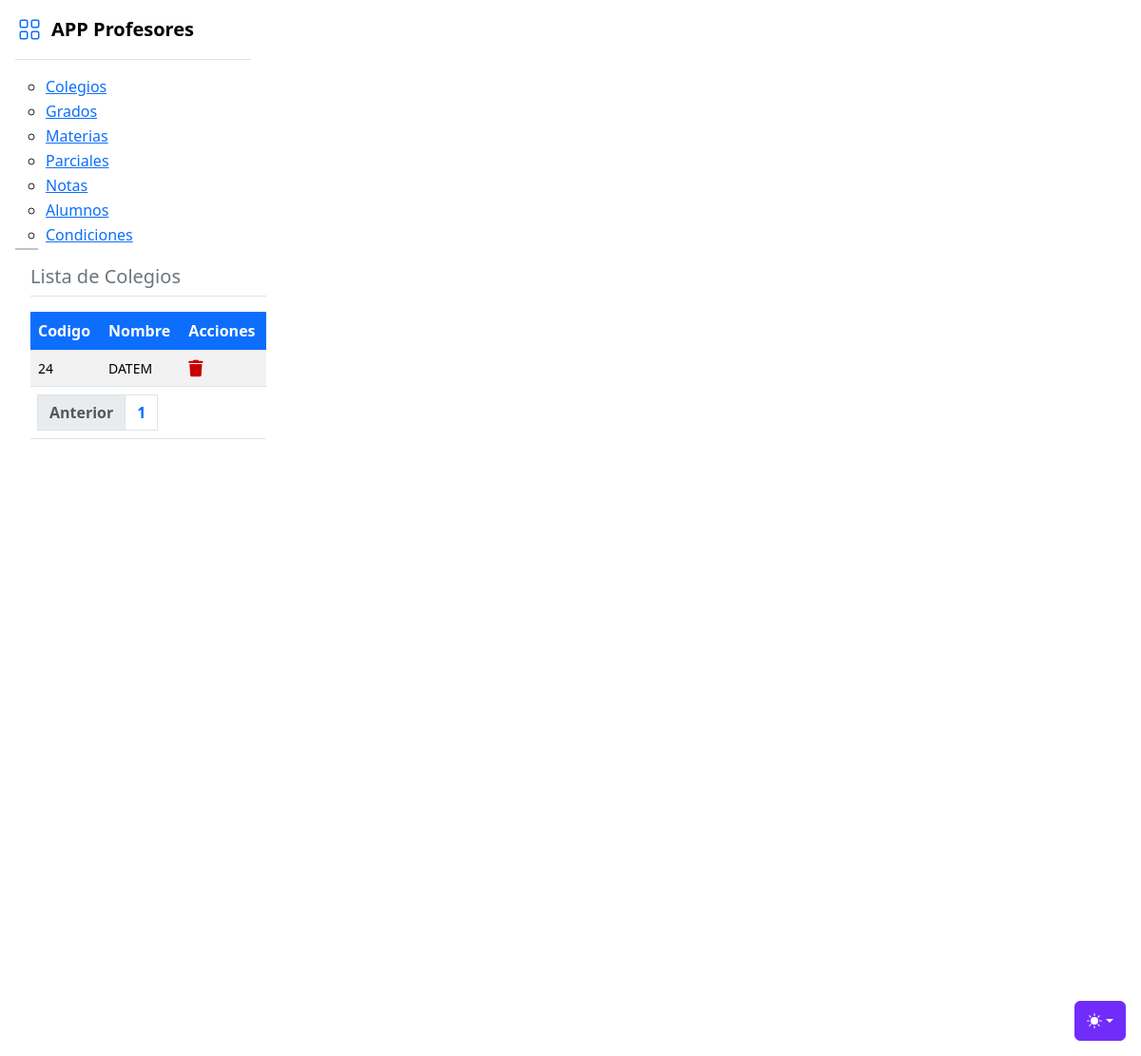
Page /colegio/ver on the earlier database version.
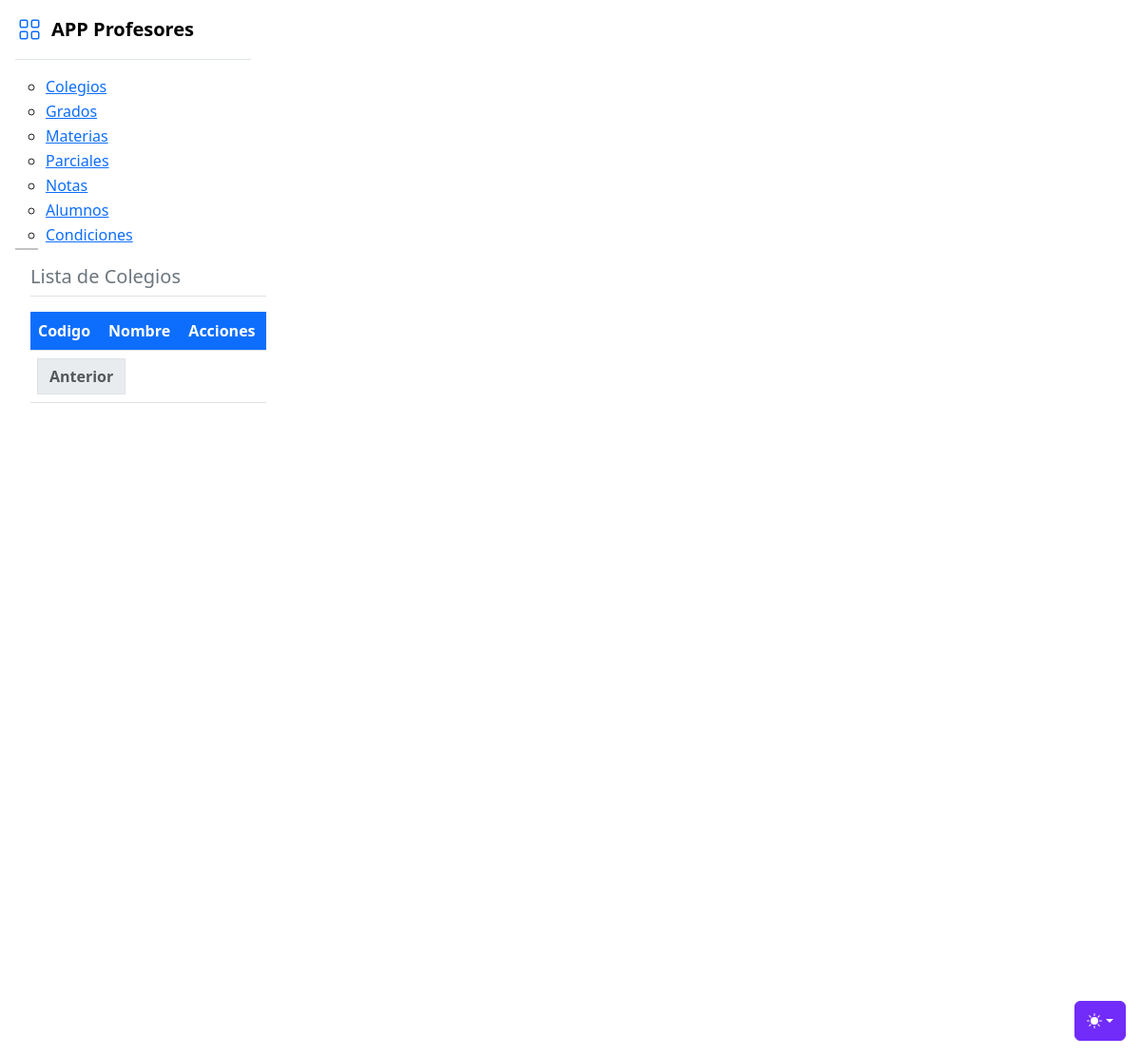
Same page on the later database version.
### tables this page shows
CREATE TABLE colegios (
  id INTEGER PRIMARY KEY AUTOINCREMENT,
  nombre VARCHAR(255) NOT NULL
);

### routers/colegio.py (the view)
@router.get("/colegio/ver")
def verColegios(req:Request, page: int = 1):
    verDb = FuncionesDB()
    colegios = verDb.mostrarTablaPaginada("colegios", page, 15)
    total_productos = verDb.contarFilas("colegios")
    total_paginas = math.ceil(total_productos / 15)
    return template.TemplateResponse("colegio_ver.html", { "request" : req, "colegios": colegios, "page": page, "total_paginas": total_paginas })

### templates/colegio_ver.html (shortened to what this page needs)
<!doctype html>
<html lang="es" data-bs-theme="auto">
  <head><script src="/templates/static/color-modes.js"></script>
    <link href="/templates/static/bootstrap.min.css" rel="stylesheet">
    <link href="/templates/static/style.css" rel="stylesheet">
    <link rel="stylesheet" href="https://cdnjs.cloudflare.com/ajax/libs/font-awesome/6.0.0-beta3/css/all.min.css" />
    <link rel="stylesheet" href="https://cdn.jsdelivr.net/npm/@docsearch/css@3">
    <link href="/templates/static/sidebars.css" rel="stylesheet">
  </head>
  <body>
    <div class="dropdown position-fixed bottom-0 end-0 mb-3 me-3 bd-mode-toggle">
      <button class="btn btn-bd-primary py-2 dropdown-toggle d-flex align-items-center"
              id="bd-theme"
              type="button"
              aria-expanded="false"
              data-bs-toggle="dropdown"
              aria-label="Toggle theme (auto)">
        <svg class="bi my-1 theme-icon-active" width="1em" height="1em"><use href="#circle-half"></use></svg>
      </button>
    </div>
<main class="d-flex flex-nowrap">
  <div class="flex-shrink-0 p-3" style="width: 280px;">
    <a href="/productos/ver_todos" class="d-flex align-items-center pb-3 mb-3 link-body-emphasis text-decoration-none border-bottom">
      <svg class="bi pe-none me-2" width="30" height="24" style="color: #0D6EFD;"><use xlink:href="#grid"/></svg>
      <span class="fs-5 fw-semibold">APP Profesores</span>
    </a>
    <ul class="list-unstyled ps-0">
      {% include 'menu.html' %}
  <div class="b-example-divider b-example-vr"></div>
  <div class="m-3 w-100 vh-100">
    <h5 class="text-secondary">Lista de Colegios</h5>
    <div class="border-top mb-3 w-100"></div>
    <article>
      <table class="table table-striped m-0 bg-success text-white">
          <thead>
              <tr>
                  <th class="centrado bg-primary text-white">Codigo</th>
                  <th class="centrado bg-primary text-white">Nombre</th>
                  <th class="centrado bg-primary text-white">Acciones</th>
              </tr>
          </thead>
          <tbody>
          {% for colegio in colegios %}
              <tr>
                  <td class="centrado small">{{ colegio[0] }}</td>
                  <td class="centrado small">{{ colegio[1] }}</td>
                  <td class="centrado small">
                    <a href="#" onclick="confirmarBorrado('{{ colegio[0] }}')">
                    </a>
                      </td>
              </tr>
              {% endfor %}
              </div>
      <table class="table table-striped m-0">
          <thead><tr><th class="text-white m-0">
      <nav aria-label="Page navigation example m-0">
          <ul class="pagination">
              <li class="page-item">
                  {% if page > 1 %}
                      <a class="page-link" href="/colegio/ver?page={{ page - 1 }}">Anterior</a>
                      {% else %}
                      <li class="page-item disabled">
                          <a class="page-link">Anterior</a>
                      </li>
                  {% endif %}
              </li>
              {% for i in range(total_paginas) %}
                  <li class="page-item"><a class="page-link" href="/colegio/ver?page={{ i + 1 }}">{{ i + 1 }}</a></li>
              {% endfor %}
          </ul>
      </nav>
      </tr></thead>
  </table>
  </div>
</main>
</body>
</html>

Differences in the rows shown:
removed colegios: id "24", nombre "DATEM"
Other differences:
list line gone: "1"
